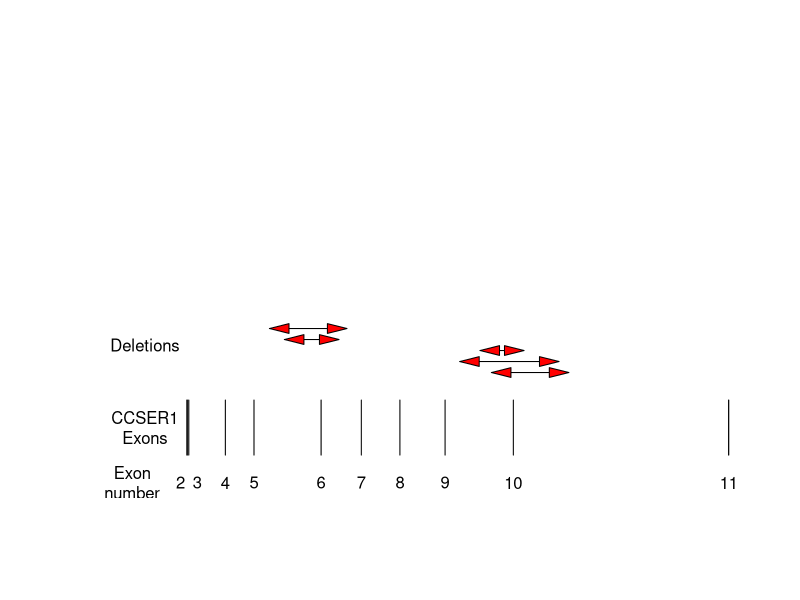

Source code (R):
# Script to draw CCSER1 deletion in MM samples. 
# Submitted for ASH 2018 abstract
# CCSER1 regions identified from 0~/P/m/a/ccser1$ less ~/reference/human_g1k_v37_starindex/Homo_sapiens.GRCh37.87.gtf | grep CCSER1
# 2018.07.31

library(shape)
library(tidyverse)
CCSER1_exons = tribble(
  ~exon, ~chromosome, ~start, ~end,
  '2', 'chr4', 91229436, 91230759, 
  '3', 'chr4', 91234014, 91234198,
  '4', 'chr4', 91321187, 91321280,
  '5', 'chr4', 91389385, 91389505,
  '6', 'chr4', 91549176, 91549383,
  '7', 'chr4', 91645065, 91645065,
  '8', 'chr4', 91736913, 91736996,
  '9', 'chr4', 91844521, 91844598,
  '10', 'chr4', 92007101, 92007145, 
  '11', 'chr4', 92519723, 92520205
)
CCSER1_exons = CCSER1_exons %>% mutate(median_pos = (start + end)/2)
CCSER1_exons[1,'median_pos'] = CCSER1_exons[2,'median_pos'] -20000
CCSER1_exons[2,'median_pos'] = CCSER1_exons[2,'median_pos'] + 20000
deletions = tribble(
  ~sampleID, ~chromosome, ~start, ~end, 
  '2665', 'chr4', 91978086, 92116128, 
  '3083', 'chr4', 91902510, 92092723, 
  '4593', 'chr4', 91950858, 92009381, 
  '2685', 'chr4', 91485003, 91568663, 
  '4529', 'chr4', 91449459, 91587601, 
)


deletions$ypos = seq(from=1, to=1.9, by=0.2)
par(oma=c(0.1,0.1,0.1,0.1) )
pdf("CCSER1_deletion.pdf")
plot(0, type = "n", xlim=c(min(CCSER1_exons$start)-200000, max(CCSER1_exons$end))+10000, ylim=c(-1, 6), bty='n',xaxt='n',xlab='', yaxt='n', ylab='')
with(CCSER1_exons, rect(start, -0.5, end, 0.5))
with(CCSER1_exons, text(median_pos, -1, exon))
with(deletions, Arrows(start, ypos, end, ypos,  arr.col = "red", code=3, arr.type='triangle'))
text(min(CCSER1_exons$start-100000), 0, 'CCSER1\nExons')
text(min(CCSER1_exons$start-100000), 1.5, 'Deletions')
text(min(CCSER1_exons$start-130000), -1, 'Exon\nnumber')
dev.off()
 #with(deletions, arrows(start, ypos, end, ypos, col='red', angle=30, code=3))
